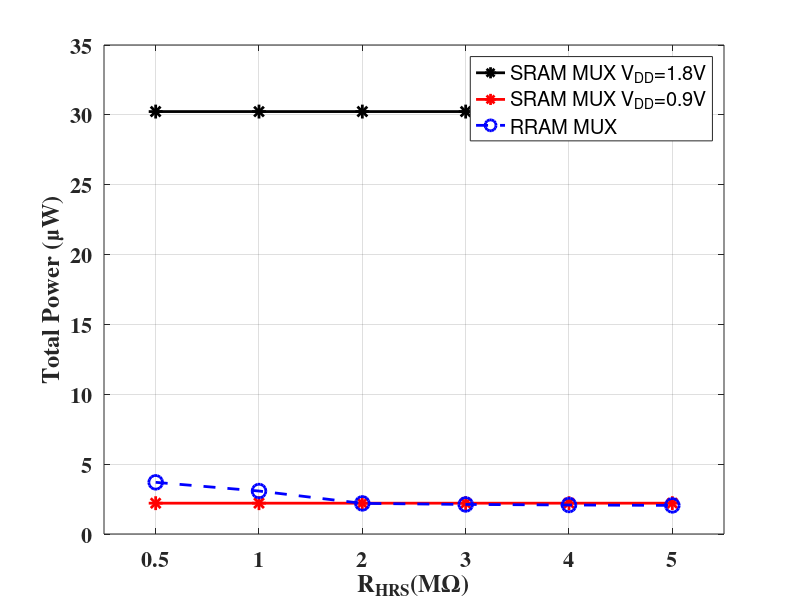
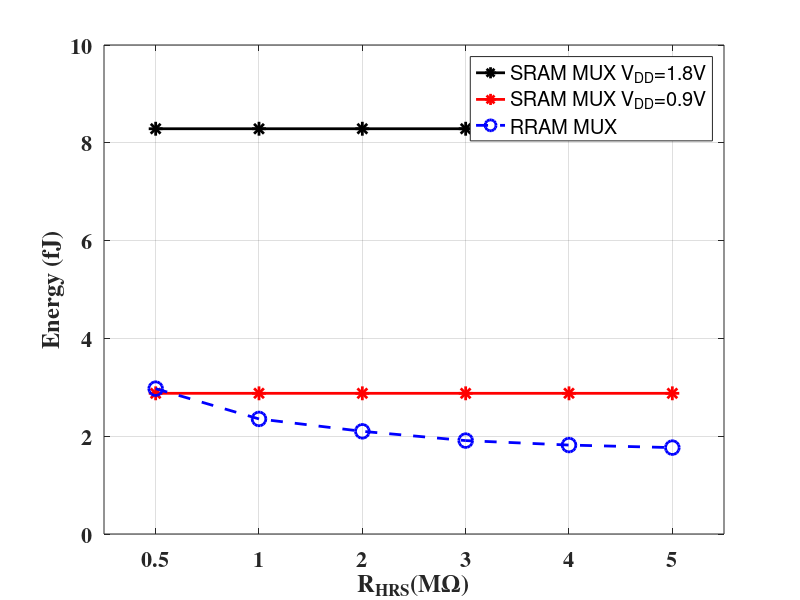

Write the MATLAB code that produced these figures, in order.
close all;
clear all;

% Delay and power swept from RHRS 0.5MOhm to 5MOhm
sram_mux4_1level_0p9V = [
%w_cpt,delay,leakage,dynamic_power
1,1.3042e-09,9.682e-11,2.206e-06,1.91e-15;
];

sram_mux4_1level_1p8V = [
1,2.741e-10,5.204e-10,3.0235e-05,1.3445e-14;
];

rram_mux4_1level_0p9V = [
%vsp,delay,leakage,dynamic_power,energy_per_toggle
0.1,8.0375e-10,1.955e-07,3.698e-06,5.828e-15;
1,7.6515e-10,3.532e-07,3.0755e-06,4.471e-15;
2,9.5785e-10,2.779e-07,2.192e-06,3.5035e-15;
3,9.0275e-10,2.801e-07,2.116e-06,3.2345e-15;
4,8.7615e-10,2.748e-07,2.076e-06,3.111e-15;
5,8.628e-10,2.798e-07,2.0475e-06,3.034e-15;
];

% Fig. plot
mux_list = [{'SRAM MUX V_{DD}=1.8V'}, {'SRAM MUX V_{DD}=0.9V'}, {'RRAM MUX'}];
roff_list = [0.5,1,2,3,4,5;];
xindex = 1:1:length(rram_mux4_1level_0p9V(:,1));
sram_mux4_power_0p9V = sram_mux4_1level_0p9V(4) * ones(1, length(xindex));
sram_mux4_power_1p8V = sram_mux4_1level_1p8V(4) * ones(1, length(xindex));
fig_handle1 = figure;
plot(sram_mux4_power_1p8V.*1e6,'k-*','LineWidth', 2, 'MarkerSize',10);
hold on
plot(sram_mux4_power_0p9V.*1e6,'r-*','LineWidth', 2, 'MarkerSize',10);
hold on
plot(rram_mux4_1level_0p9V(:,4).*1e6,'b--o','LineWidth', 2, 'MarkerSize',10);
hold on
%title('Delay-Wprog of 32-input Multiplexer, UMC 0.18um','FontSize',18)
xlabel('R_{HRS}({M\Omega})','FontSize',16, 'FontWeight','bold', 'FontName', 'Times');
ylabel('Total Power ({\mu}W)','FontSize',16, 'FontWeight','bold', 'FontName', 'Times');
set(gca,'xlim',[0.5 length(roff_list)+0.5],'Fontsize',16, 'FontWeight','bold', 'FontName', 'Times');
set(gca,'XTick',xindex);
set(gca,'XTickLabel',roff_list);
hleg = legend(mux_list);
grid on

% Fig. plot
mux_list = [{'SRAM MUX V_{DD}=1.8V'}, {'SRAM MUX V_{DD}=0.9V'}, {'RRAM MUX'}];
roff_list = [0.5,1,2,3,4,5;];
xindex = 1:1:length(rram_mux4_1level_0p9V(:,1));
sram_mux4_energy_0p9V = sram_mux4_1level_0p9V(2) * sram_mux4_1level_0p9V(4) * ones(1, length(xindex));
sram_mux4_energy_1p8V = sram_mux4_1level_1p8V(2) * sram_mux4_1level_1p8V(4) * ones(1, length(xindex));
fig_handle2 = figure;
plot(sram_mux4_energy_1p8V.*1e15,'k-*','LineWidth', 2, 'MarkerSize',10);
hold on
plot(sram_mux4_energy_0p9V.*1e15,'r-*','LineWidth', 2, 'MarkerSize',10);
hold on
plot(rram_mux4_1level_0p9V(:,2).* rram_mux4_1level_0p9V(:,4) .*1e15,'b--o','LineWidth', 2, 'MarkerSize',10);
hold on
%title('Delay-Wprog of 32-input Multiplexer, UMC 0.18um','FontSize',18)
xlabel('R_{HRS}({M\Omega})','FontSize',16, 'FontWeight','bold', 'FontName', 'Times');
ylabel('Energy (fJ)','FontSize',16, 'FontWeight','bold', 'FontName', 'Times');
set(gca,'xlim',[0.5 length(roff_list)+0.5],'Fontsize',16, 'FontWeight','bold', 'FontName', 'Times');
set(gca,'XTick',xindex);
set(gca,'XTickLabel',roff_list);
hleg = legend(mux_list);
grid on


